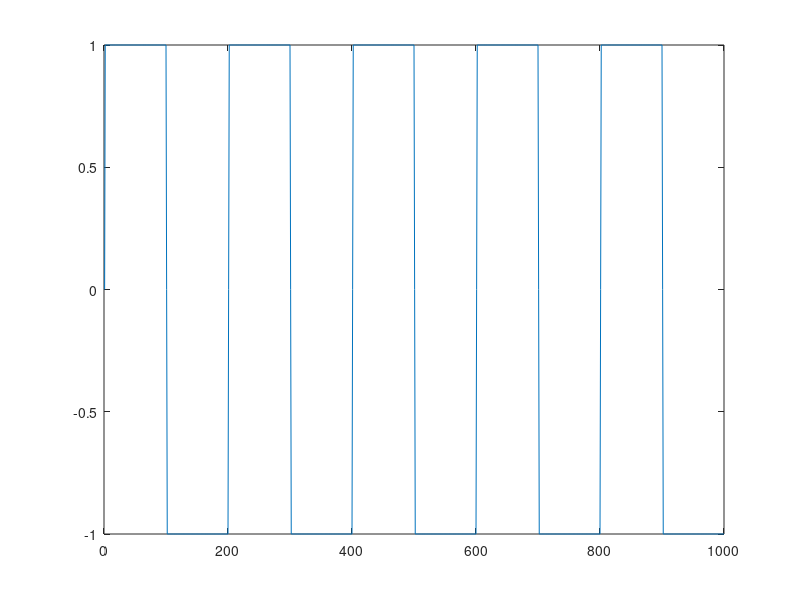

Reproduce this figure in MATLAB. (Note: this script raises an error after producing the figure.)
clc
clear all

k= 1000;
t1=10;
t= linspace(0,t1,k);
T=2;
w=2*pi/T;
A=1;

n=50;
x = zeros(size(t));

for i=1:2:2*n
    temp = 1/i * sin(i*w*t);
    x = x + temp;
end
x = x*4*A/pi;

% prosty sztywny sposob
prost = zeros(1,200);
prost([1 101])=0;
prost(2:100)=1;
prost(102:200)=-1;
prost=[prost prost prost prost prost];
figure(1)
plot(prost)

j=0;

% 1 ze sposobow
prostokatny = zeros(size(t));
for i=1:length(prostokatny)
    if i==1+j*T*k/t1 || i==101+j*T*k/t1
        prostokatny(1,i) = 0;
    end
    if i>1+j*T*k/t1 && i<101+j*T*k/t1
        prostokatny(1,i) = 1;
    end
    if i>101+j*T*k/t1 && i<201+j*T*k/t1
        prostokatny(1,i) = -1;
    end
    if i-1==200+j*T*k/t1
        j=j+1;
    end
end
%funkcja dzialajaca dla gdy t1 = t(end) = wielokrotnosc T
rect = rectan(t,1,T);
e = zeros(size(x));
for i=1:length(x)
    if prostokatny(i) == 0
        e(i) = 0;
    else
        e(i) = abs(prostokatny(i) - x(i))/abs(prostokatny(i));
    end
end
e2 = abs(rect - x)./abs(rect);
e2(isnan(e2))=0;
e2(isinf(e2))=0;
e2 = sum(e2)*100/length(t)
e = sum(e)*100/length(t)

figure(2)
plot(t,x,t,rect,'.')